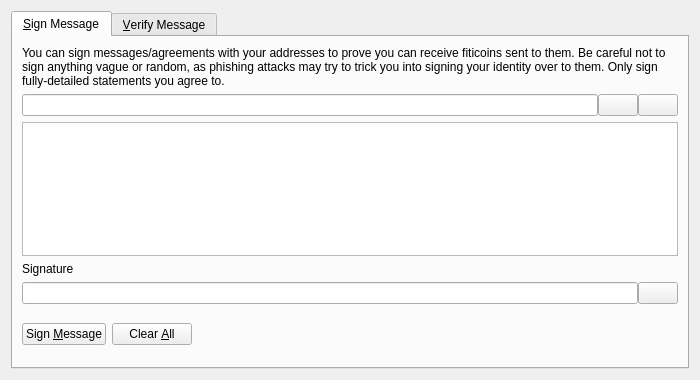
<?xml version="1.0" encoding="UTF-8"?>
<ui version="4.0">
 <class>SignVerifyMessageDialog</class>
 <widget class="QDialog" name="SignVerifyMessageDialog">
  <property name="geometry">
   <rect>
    <x>0</x>
    <y>0</y>
    <width>700</width>
    <height>380</height>
   </rect>
  </property>
  <property name="windowTitle">
   <string>Signatures - Sign / Verify a Message</string>
  </property>
  <property name="modal">
   <bool>true</bool>
  </property>
  <layout class="QVBoxLayout" name="verticalLayout">
   <item>
    <widget class="QTabWidget" name="tabWidget">
     <property name="currentIndex">
      <number>0</number>
     </property>
     <widget class="QWidget" name="tabSignMessage">
      <attribute name="title">
       <string>&amp;Sign Message</string>
      </attribute>
      <layout class="QVBoxLayout" name="verticalLayout_SM">
       <item>
        <widget class="QLabel" name="infoLabel_SM">
         <property name="text">
          <string>You can sign messages/agreements with your addresses to prove you can receive fiticoins sent to them. Be careful not to sign anything vague or random, as phishing attacks may try to trick you into signing your identity over to them. Only sign fully-detailed statements you agree to.</string>
         </property>
         <property name="textFormat">
          <enum>Qt::PlainText</enum>
         </property>
         <property name="wordWrap">
          <bool>true</bool>
         </property>
        </widget>
       </item>
       <item>
        <layout class="QHBoxLayout" name="horizontalLayout_1_SM">
         <property name="spacing">
          <number>0</number>
         </property>
         <item>
          <widget class="QValidatedLineEdit" name="addressIn_SM">
           <property name="toolTip">
            <string>The Fiticoin address to sign the message with</string>
           </property>
          </widget>
         </item>
         <item>
          <widget class="QPushButton" name="addressBookButton_SM">
           <property name="toolTip">
            <string>Choose previously used address</string>
           </property>
           <property name="text">
            <string/>
           </property>
           <property name="icon">
            <iconset resource="../bitcoin.qrc">
             <normaloff>:/icons/address-book</normaloff>:/icons/address-book</iconset>
           </property>
           <property name="shortcut">
            <string>Alt+A</string>
           </property>
           <property name="autoDefault">
            <bool>false</bool>
           </property>
          </widget>
         </item>
         <item>
          <widget class="QPushButton" name="pasteButton_SM">
           <property name="toolTip">
            <string>Paste address from clipboard</string>
           </property>
           <property name="text">
            <string/>
           </property>
           <property name="icon">
            <iconset resource="../bitcoin.qrc">
             <normaloff>:/icons/editpaste</normaloff>:/icons/editpaste</iconset>
           </property>
           <property name="shortcut">
            <string>Alt+P</string>
           </property>
           <property name="autoDefault">
            <bool>false</bool>
           </property>
          </widget>
         </item>
        </layout>
       </item>
       <item>
        <widget class="QPlainTextEdit" name="messageIn_SM">
         <property name="toolTip">
          <string>Enter the message you want to sign here</string>
         </property>
        </widget>
       </item>
       <item>
        <widget class="QLabel" name="signatureLabel_SM">
         <property name="text">
          <string>Signature</string>
         </property>
         <property name="textFormat">
          <enum>Qt::PlainText</enum>
         </property>
        </widget>
       </item>
       <item>
        <layout class="QHBoxLayout" name="horizontalLayout_2_SM">
         <property name="spacing">
          <number>0</number>
         </property>
         <item>
          <widget class="QLineEdit" name="signatureOut_SM">
           <property name="font">
            <font>
             <italic>true</italic>
            </font>
           </property>
           <property name="readOnly">
            <bool>true</bool>
           </property>
          </widget>
         </item>
         <item>
          <widget class="QPushButton" name="copySignatureButton_SM">
           <property name="toolTip">
            <string>Copy the current signature to the system clipboard</string>
           </property>
           <property name="text">
            <string/>
           </property>
           <property name="icon">
            <iconset resource="../bitcoin.qrc">
             <normaloff>:/icons/editcopy</normaloff>:/icons/editcopy</iconset>
           </property>
           <property name="autoDefault">
            <bool>false</bool>
           </property>
          </widget>
         </item>
        </layout>
       </item>
       <item>
        <layout class="QHBoxLayout" name="horizontalLayout_3_SM">
         <item>
          <widget class="QPushButton" name="signMessageButton_SM">
           <property name="toolTip">
            <string>Sign the message to prove you own this Fiticoin address</string>
           </property>
           <property name="text">
            <string>Sign &amp;Message</string>
           </property>
           <property name="icon">
            <iconset resource="../bitcoin.qrc">
             <normaloff>:/icons/edit</normaloff>:/icons/edit</iconset>
           </property>
           <property name="autoDefault">
            <bool>false</bool>
           </property>
          </widget>
         </item>
         <item>
          <widget class="QPushButton" name="clearButton_SM">
           <property name="toolTip">
            <string>Reset all sign message fields</string>
           </property>
           <property name="text">
            <string>Clear &amp;All</string>
           </property>
           <property name="icon">
            <iconset resource="../bitcoin.qrc">
             <normaloff>:/icons/remove</normaloff>:/icons/remove</iconset>
           </property>
           <property name="autoDefault">
            <bool>false</bool>
           </property>
          </widget>
         </item>
         <item>
          <spacer name="horizontalSpacer_1_SM">
           <property name="orientation">
            <enum>Qt::Horizontal</enum>
           </property>
           <property name="sizeHint" stdset="0">
            <size>
             <width>40</width>
             <height>48</height>
            </size>
           </property>
          </spacer>
         </item>
         <item>
          <widget class="QLabel" name="statusLabel_SM">
           <property name="font">
            <font>
             <weight>75</weight>
             <bold>true</bold>
            </font>
           </property>
           <property name="text">
            <string/>
           </property>
           <property name="wordWrap">
            <bool>true</bool>
           </property>
          </widget>
         </item>
         <item>
          <spacer name="horizontalSpacer_2_SM">
           <property name="orientation">
            <enum>Qt::Horizontal</enum>
           </property>
           <property name="sizeHint" stdset="0">
            <size>
             <width>40</width>
             <height>48</height>
            </size>
           </property>
          </spacer>
         </item>
        </layout>
       </item>
      </layout>
     </widget>
     <widget class="QWidget" name="tabVerifyMessage">
      <attribute name="title">
       <string>&amp;Verify Message</string>
      </attribute>
      <layout class="QVBoxLayout" name="verticalLayout_VM">
       <item>
        <widget class="QLabel" name="infoLabel_VM">
         <property name="text">
          <string>Enter the receiver's address, message (ensure you copy line breaks, spaces, tabs, etc. exactly) and signature below to verify the message. Be careful not to read more into the signature than what is in the signed message itself, to avoid being tricked by a man-in-the-middle attack. Note that this only proves the signing party receives with the address, it cannot prove sendership of any transaction!</string>
         </property>
         <property name="textFormat">
          <enum>Qt::PlainText</enum>
         </property>
         <property name="alignment">
          <set>Qt::AlignLeading|Qt::AlignLeft|Qt::AlignTop</set>
         </property>
         <property name="wordWrap">
          <bool>true</bool>
         </property>
        </widget>
       </item>
       <item>
        <layout class="QHBoxLayout" name="horizontalLayout_1_VM">
         <property name="spacing">
          <number>0</number>
         </property>
         <item>
          <widget class="QValidatedLineEdit" name="addressIn_VM">
           <property name="toolTip">
            <string>The Fiticoin address the message was signed with</string>
           </property>
          </widget>
         </item>
         <item>
          <widget class="QPushButton" name="addressBookButton_VM">
           <property name="toolTip">
            <string>Choose previously used address</string>
           </property>
           <property name="text">
            <string/>
           </property>
           <property name="icon">
            <iconset resource="../bitcoin.qrc">
             <normaloff>:/icons/address-book</normaloff>:/icons/address-book</iconset>
           </property>
           <property name="shortcut">
            <string>Alt+A</string>
           </property>
           <property name="autoDefault">
            <bool>false</bool>
           </property>
          </widget>
         </item>
        </layout>
       </item>
       <item>
        <widget class="QPlainTextEdit" name="messageIn_VM"/>
       </item>
       <item>
        <widget class="QValidatedLineEdit" name="signatureIn_VM"/>
       </item>
       <item>
        <layout class="QHBoxLayout" name="horizontalLayout_2_VM">
         <item>
          <widget class="QPushButton" name="verifyMessageButton_VM">
           <property name="toolTip">
            <string>Verify the message to ensure it was signed with the specified Fiticoin address</string>
           </property>
           <property name="text">
            <string>Verify &amp;Message</string>
           </property>
           <property name="icon">
            <iconset resource="../bitcoin.qrc">
             <normaloff>:/icons/transaction_0</normaloff>:/icons/transaction_0</iconset>
           </property>
           <property name="autoDefault">
            <bool>false</bool>
           </property>
          </widget>
         </item>
         <item>
          <widget class="QPushButton" name="clearButton_VM">
           <property name="toolTip">
            <string>Reset all verify message fields</string>
           </property>
           <property name="text">
            <string>Clear &amp;All</string>
           </property>
           <property name="icon">
            <iconset resource="../bitcoin.qrc">
             <normaloff>:/icons/remove</normaloff>:/icons/remove</iconset>
           </property>
           <property name="autoDefault">
            <bool>false</bool>
           </property>
          </widget>
         </item>
         <item>
          <spacer name="horizontalSpacer_1_VM">
           <property name="orientation">
            <enum>Qt::Horizontal</enum>
           </property>
           <property name="sizeHint" stdset="0">
            <size>
             <width>40</width>
             <height>48</height>
            </size>
           </property>
          </spacer>
         </item>
         <item>
          <widget class="QLabel" name="statusLabel_VM">
           <property name="font">
            <font>
             <weight>75</weight>
             <bold>true</bold>
            </font>
           </property>
           <property name="text">
            <string/>
           </property>
           <property name="wordWrap">
            <bool>true</bool>
           </property>
          </widget>
         </item>
         <item>
          <spacer name="horizontalSpacer_2_VM">
           <property name="orientation">
            <enum>Qt::Horizontal</enum>
           </property>
           <property name="sizeHint" stdset="0">
            <size>
             <width>40</width>
             <height>48</height>
            </size>
           </property>
          </spacer>
         </item>
        </layout>
       </item>
      </layout>
     </widget>
    </widget>
   </item>
  </layout>
 </widget>
 <customwidgets>
  <customwidget>
   <class>QValidatedLineEdit</class>
   <extends>QLineEdit</extends>
   <header>qvalidatedlineedit.h</header>
  </customwidget>
 </customwidgets>
 <resources>
  <include location="../bitcoin.qrc"/>
 </resources>
 <connections/>
</ui>
